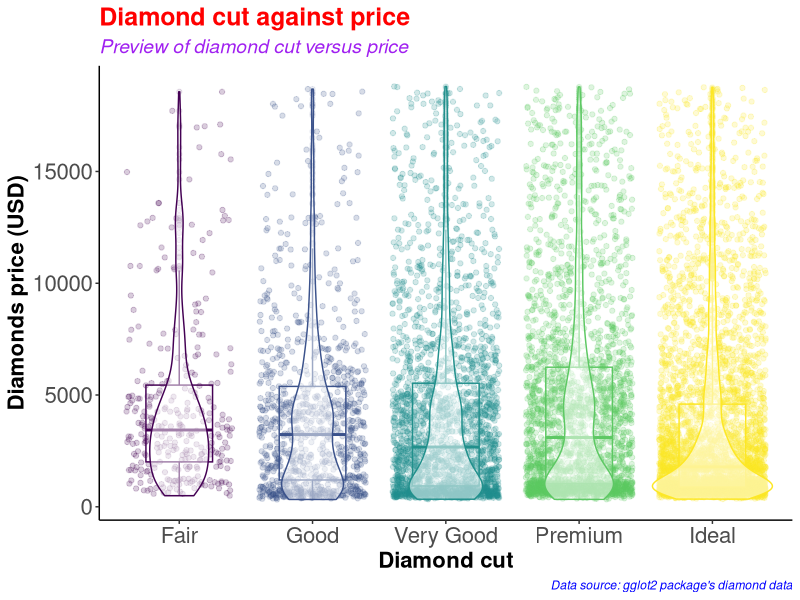
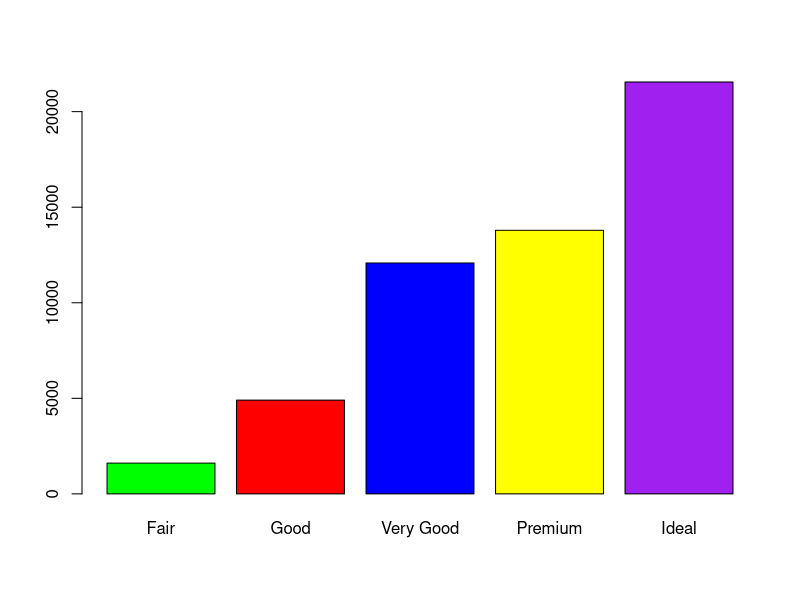
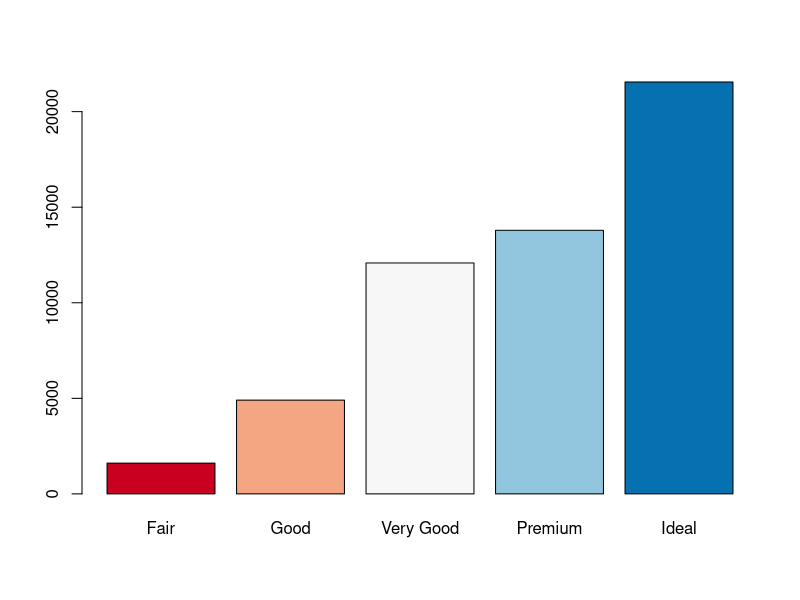
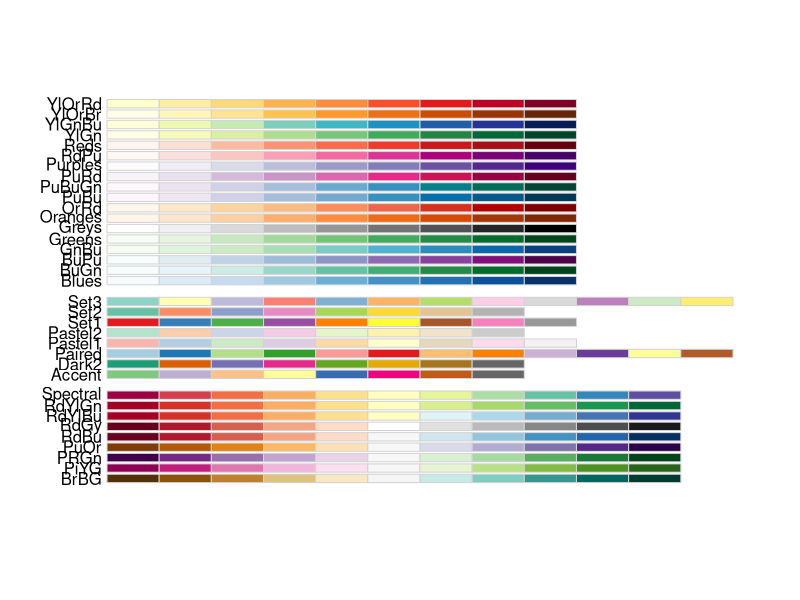
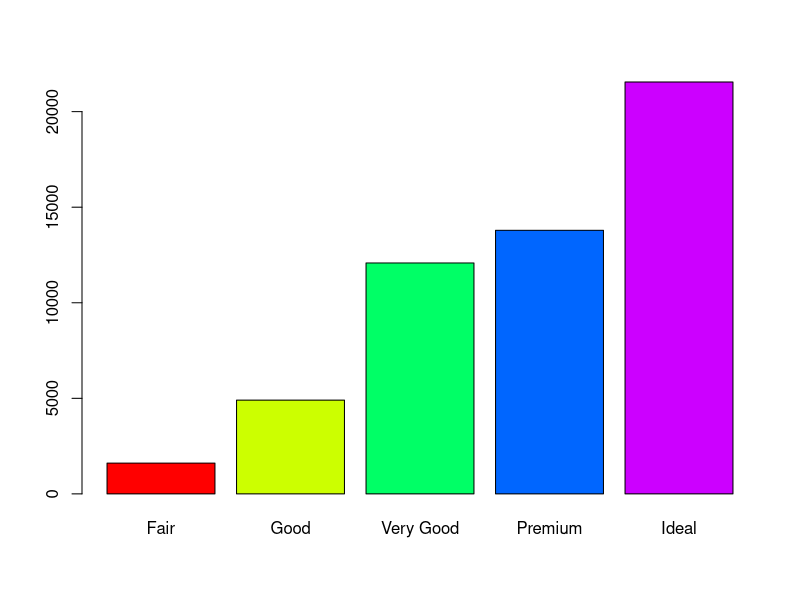
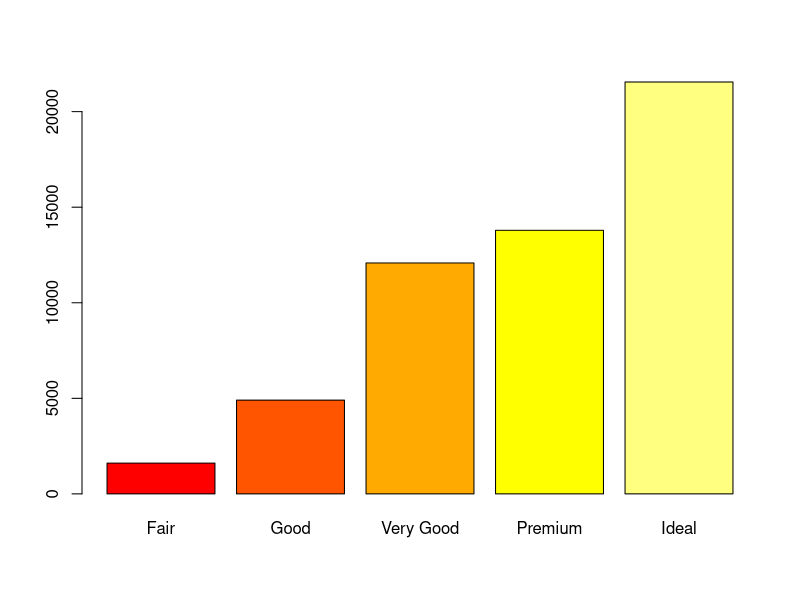
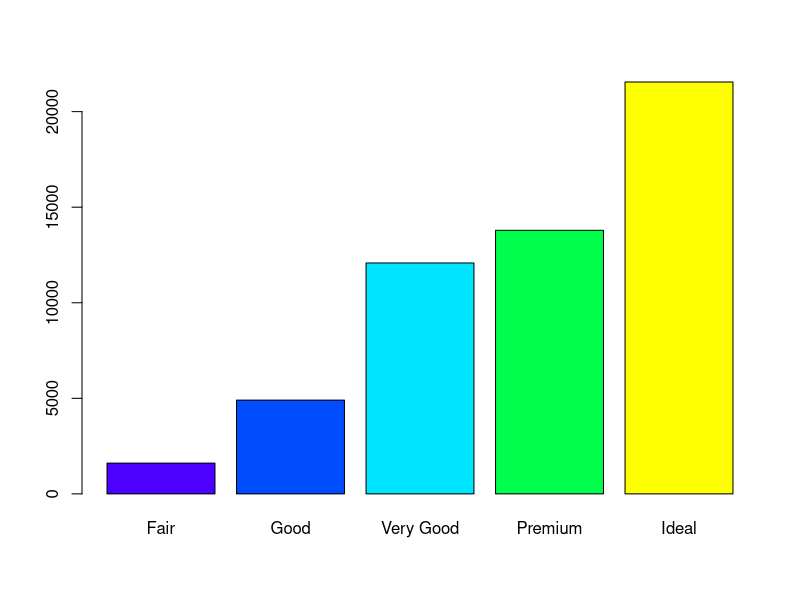
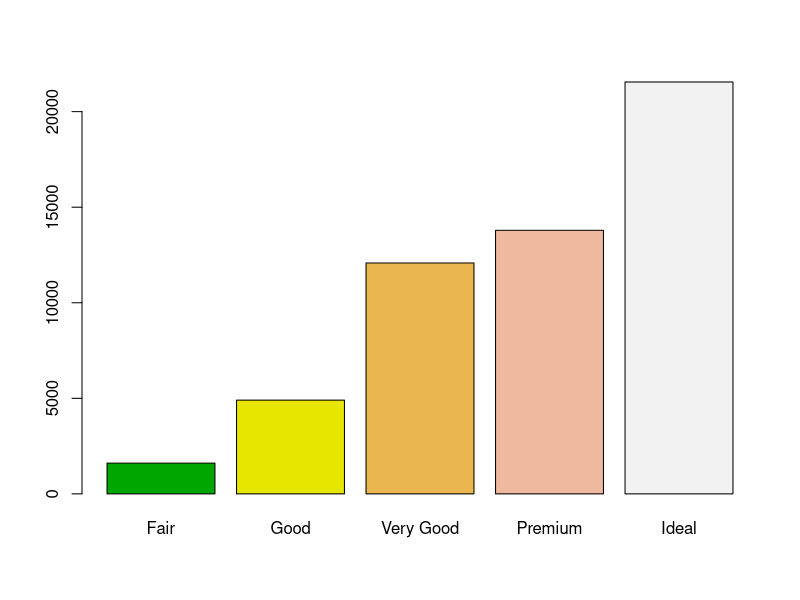

The R script that drew these images, in order:
#########################################
# Name: Wyclife Agumba Oluoch           #   
# E-mail: wyclifeoluoch@gmail.com       #
# GitHub: https://github.com/Wycology   #
# Task: Boxplot and violin plots in one #
# Date: 4th Jan 2021                    #
# Last edited: 8th Mar 2021             #
#########################################

# Loading the necessary libraries for the project
library(tidyverse) # This is for data wrangling and plotting.
library(RColorBrewer) # This is for generating color pallets for the plots.

diamonds_df <- diamonds # Saving the diamonds data-set to a new object in R.

head(diamonds) # Checking the variables in the data-set for subsequent analyses
nrow(diamonds) # Checking for the number of rows in the data. 53940 observations
ncol(diamonds) # Checking the number of variables in the data-set. 10 variables

diamonds_df %>% # Picking the diamonds data, and then
  slice_sample(n = 0.2*(nrow(diamonds))) %>% # Picking a portion of the data-set
  ggplot(aes(x = cut, y = price, color = cut)) + # Adding the mapping variables
  geom_point(position = "jitter", alpha = 0.2) + # Adding jitter and alpha
  geom_boxplot(alpha = 0.1, width = 0.5) + # Modifying dimensions of the boxplot 
  geom_violin(alpha = 0.5) + # Adding violin plot on top of the box and jitter
  theme_classic() + # Adding my preferred theme for publication.
  theme(legend.position = "none") + # Removing the legend; it is on the x-axis
  labs(x = "Diamond cut", # Labels the x-axis.
       y = "Diamonds price (USD)", # Labeling the y-axis
       title = "Diamond cut against price", # Setting tibble of the plot
       subtitle = "Preview of diamond cut versus price", # Descriptive title beneath TITLE
       caption = "Data source: gglot2 package's diamond data") +
  theme(axis.text = element_text(size=16), # Size of labels on tick-marks
        axis.title = element_text(size=16,face="bold")) + # Size of axis labels
  theme(plot.title = element_text(color = 'red', size = 18, face = 'bold'),
        plot.subtitle = element_text(color = 'purple', size = 14, face = 'italic'),
        plot.caption = element_text(color = 'blue', face = 'italic'))

diamonds %>% # Picking the diamonds data, and then
  filter(cut == 'Very Good') %>% # Picking the very good cut 
  nrow() # counting the number of rows with very good cut

diamonds %>% 
  select(cut) %>% 
  table() %>% 
  barplot(col = c('green', 'red', 'blue', 'yellow', 'purple'))

# Instead of specifying the colors, we can simply use the color brewer panel 

diamonds %>% 
  select(cut) %>% 
  table() %>% 
  barplot(col = brewer.pal(n = 5, name = "RdBu"))
# To display more brewer colors options to use, run the following function:

display.brewer.all()

# Can also use rainbow colors

diamonds %>% 
  select(cut) %>% 
  table() %>% 
  barplot(col = rainbow(5))

# Can also use heat.colors
diamonds %>% 
  select(cut) %>% 
  table() %>% 
  barplot(col = heat.colors(5))

# Can also use topographic colors

diamonds %>% 
  select(cut) %>% 
  table() %>% 
  barplot(col = topo.colors(5))

# Can also use terrain colors
diamonds %>% 
  select(cut) %>% 
  table() %>% 
  barplot(col = terrain.colors(5))

# Can also use cm.colors
diamonds %>% 
  select(cut) %>% 
  table() %>% 
  barplot(col = cm.colors(5))

# That is awesome. Good for the day.
